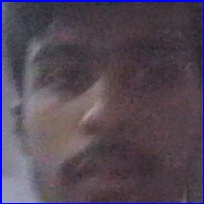
#> input picture data/raw/01_avi/01_avi_0.jpg, 204 x 204 px
$ python -i anti_spoofing.py   (imports and definitions only)   (older library calls are emulated)
#> lines starting #> are read from the running program, lines starting #| are printed output that depends on the picture
import cv2
import numpy as np


class LivenessDetector:
    """
    Basic liveness detector using texture-analysis heuristics.

    Two metrics are combined:
    1. Laplacian variance  – measures sharpness / high-frequency detail.
    2. Gradient magnitude variance – measures edge richness.

    Printed photos or phone screens tend to score low on both.
    """

    def __init__(self, threshold=60.0):
        self.threshold = threshold

    def _laplacian_score(self, gray: np.ndarray) -> float:
        return cv2.Laplacian(gray, cv2.CV_64F).var()

    def _gradient_score(self, gray: np.ndarray) -> float:
        gx = cv2.Sobel(gray, cv2.CV_64F, 1, 0, ksize=3)
        gy = cv2.Sobel(gray, cv2.CV_64F, 0, 1, ksize=3)
        magnitude = np.sqrt(gx ** 2 + gy ** 2)
        return float(np.var(magnitude))

    def is_live(self, face_img: np.ndarray):
        """
        Determine whether the presented face is likely live.

        Parameters
        ----------
        face_img : np.ndarray
            BGR face crop from OpenCV.

        Returns
        -------
        (bool, str)
            is_live flag and a descriptive message always returned as a tuple.
        """
        if face_img is None or face_img.size == 0:
            return False, "No Face"

        gray = cv2.cvtColor(face_img, cv2.COLOR_BGR2GRAY)

        lap_score = self._laplacian_score(gray)
        grad_score = self._gradient_score(gray)

        # Combined score (weighted average; weights tunable)
        combined = 0.6 * lap_score + 0.4 * (grad_score / 100.0)

        if combined < self.threshold:
            return False, f"Spoof ({combined:.1f})"

        return True, f"Live ({combined:.1f})"

>>> import cv2
>>> picture = cv2.imread('../data/raw/01_avi/01_avi_0.jpg')
#> picture is the input picture: shape (204, 204, 3); mean B, G, R 86.1, 72.3, 83.6
>>> result = LivenessDetector().is_live(picture)
#> in is_live, `gray = cv2.cvtColor(face_img, cv2.COLOR_BGR2GRAY)`:
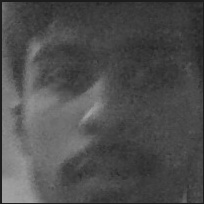
#> gray: shape (204, 204); min 25, max 164, mean 77.2
#> in is_live, `lap_score = self._laplacian_score(gray)`: lap_score = 287.4
#> in _gradient_score, `gx = cv2.Sobel(gray, cv2.CV_64F, 1, 0, ksize=3)`:
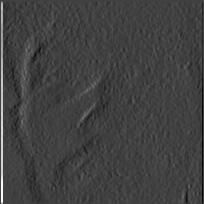
#> gx: shape (204, 204) float64; min -182, max 529, mean 0.6; drawn with min black and max white
#> in _gradient_score, `gy = cv2.Sobel(gray, cv2.CV_64F, 0, 1, ksize=3)`:
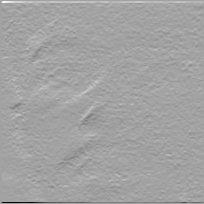
#> gy: shape (204, 204) float64; min -531, max 303, mean 1.1; drawn with min black and max white
#> in _gradient_score, `magnitude = np.sqrt(gx ** 2 + gy ** 2)`:
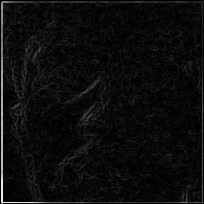
#> magnitude: shape (204, 204) float64; min 0, max 565.7, mean 28.9; drawn with min black and max white
#> in is_live, `grad_score = self._gradient_score(gray)`: grad_score = 1922.9
#> in is_live, `combined = 0.6 * lap_score + 0.4 * (grad_score / 100.0)`: combined = 180.1
#> result = (True, 'Live (180.1)')

$ run again, on data/raw/01_avi/01_avi_1.jpg
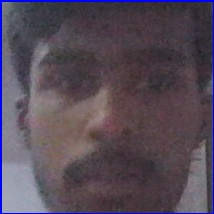
#> input picture data/raw/01_avi/01_avi_1.jpg, 214 x 214 px
#> picture is the input picture: shape (214, 214, 3); mean B, G, R 87.6, 74.7, 85.6
#> lap_score = 350.6
#> in _gradient_score, `gy = cv2.Sobel(gray, cv2.CV_64F, 0, 1, ksize=3)`:
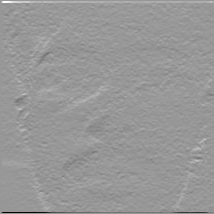
#> gy: shape (214, 214) float64; min -553, max 377, mean 1.2; drawn with min black and max white
#> in _gradient_score, `magnitude = np.sqrt(gx ** 2 + gy ** 2)`:
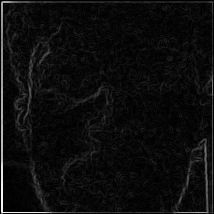
#> magnitude: shape (214, 214) float64; min 0, max 574.2, mean 30.9; drawn with min black and max white
#> grad_score = 2435.4
#> combined = 220.1
#> result = (True, 'Live (220.1)')

$ run again, on data/raw/01_avi/01_avi_10.jpg
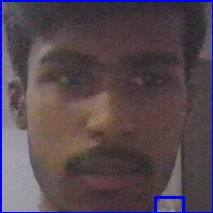
#> input picture data/raw/01_avi/01_avi_10.jpg, 213 x 213 px
#> picture is the input picture: shape (213, 213, 3); mean B, G, R 80, 72.2, 85.5
#> in is_live, `gray = cv2.cvtColor(face_img, cv2.COLOR_BGR2GRAY)`:
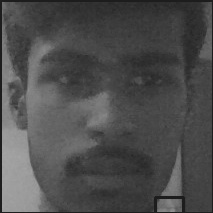
#> gray: shape (213, 213); min 25, max 164, mean 77.1
#> lap_score = 364.3
#> in _gradient_score, `magnitude = np.sqrt(gx ** 2 + gy ** 2)`:
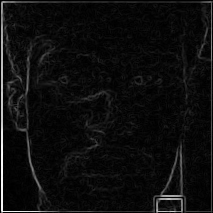
#> magnitude: shape (213, 213) float64; min 0, max 537, mean 29.8; drawn with min black and max white
#> grad_score = 2900.9
#> combined = 230.2
#> result = (True, 'Live (230.2)')
